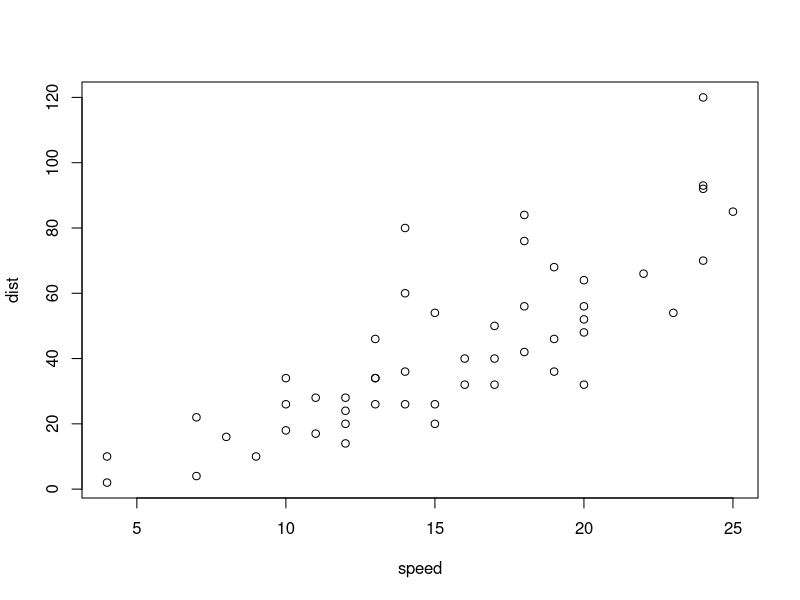
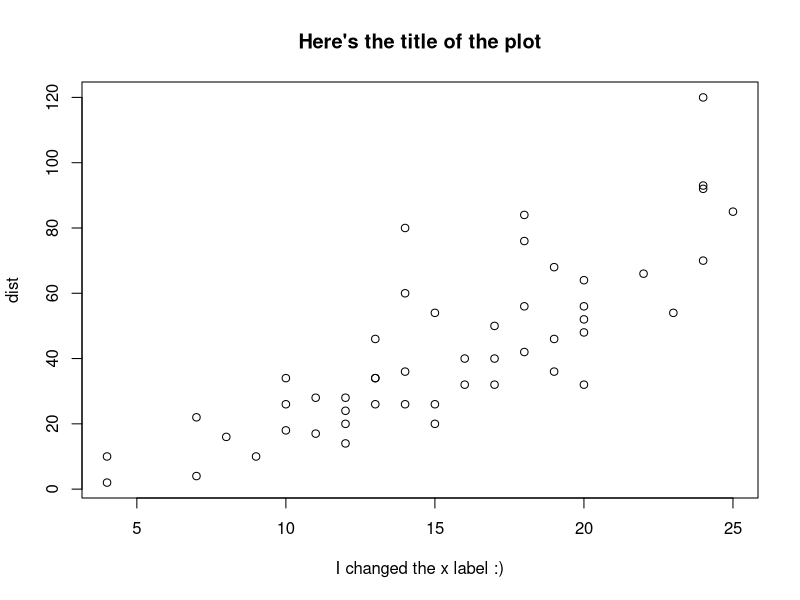

The R source for these figures, in order:
## ---- chunk 1
knitr::opts_chunk$set(
  echo = TRUE,comment = '', fig.width = 3, fig.height = 3
  )
## ---- chunk 2
# We'll list any librareis  we need to use for the document here. 
## ---- chunk 3
print("Hello world!")
## ---- chunk 4
plot(cars)
## ---- chunk 5
plot(cars, 
     main="Here's the title of the plot",
     xlab="I changed the x label :)")
